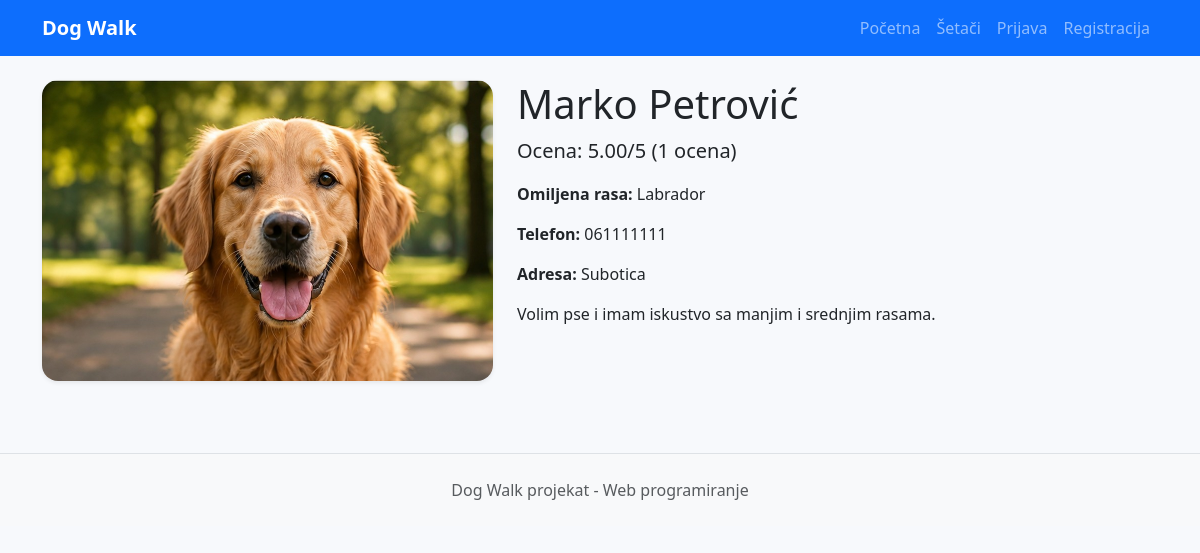
/walker.php?id=1, run on the app's committed database.
### tables this page shows
CREATE TABLE walkers (
    id INT AUTO_INCREMENT PRIMARY KEY,
    user_id INT NOT NULL UNIQUE,
    photo VARCHAR(255),
    description TEXT,
    favorite_breed VARCHAR(100),
    is_approved TINYINT(1) NOT NULL DEFAULT 0,
    is_available TINYINT(1) NOT NULL DEFAULT 1,
    contact_count INT NOT NULL DEFAULT 0,
    created_at TIMESTAMP DEFAULT CURRENT_TIMESTAMP,
    FOREIGN KEY (user_id) REFERENCES users(id) ON DELETE CASCADE
);

CREATE TABLE users (
    id INT AUTO_INCREMENT PRIMARY KEY,
    email VARCHAR(255) NOT NULL UNIQUE,
    password VARCHAR(255) NOT NULL,
    first_name VARCHAR(100) NOT NULL,
    last_name VARCHAR(100) NOT NULL,
    phone VARCHAR(50),
    address VARCHAR(255),
    role ENUM('user','walker','admin') NOT NULL DEFAULT 'user',
    is_active TINYINT(1) NOT NULL DEFAULT 0,
    is_blocked TINYINT(1) NOT NULL DEFAULT 0,
    activation_token VARCHAR(255),
    reset_token VARCHAR(255),
    reset_expires_at DATETIME,
    created_at TIMESTAMP DEFAULT CURRENT_TIMESTAMP
);

### includes/Database.php (called while the page is built, shortened)
<?php
class Database
{
    private static ?PDO $connection = null;
    public static function getConnection(): PDO
    {
        if (self::$connection === null) {
            $dsn = 'mysql:host=' . DB_HOST . ';dbname=' . DB_NAME . ';charset=utf8mb4';
            self::$connection = new PDO($dsn, DB_USER, DB_PASS, [
                PDO::ATTR_ERRMODE => PDO::ERRMODE_EXCEPTION,
                PDO::ATTR_DEFAULT_FETCH_MODE => PDO::FETCH_ASSOC,
            ]);
        }
        return self::$connection;
    }
}

### classes/Walker.php (called while the page is built, shortened)
<?php
require_once __DIR__ . '/../includes/Database.php';
require_once __DIR__ . '/../includes/functions.php';
class Walker
{
    private PDO $database;
    public function __construct()
    {
        $this->database = Database::getConnection();
    }
    public function getById(int $id): ?array
    {
        $statement = $this->database->prepare(
            'SELECT walkers.*, users.first_name, users.last_name, users.email, users.phone, users.address, users.is_active, users.is_blocked,
                    COALESCE(rating_stats.average_rating, 0) AS average_rating,
                    COALESCE(rating_stats.rating_count, 0) AS rating_count
             FROM walkers
             JOIN users ON users.id = walkers.user_id
             LEFT JOIN (
                SELECT walker_id, AVG(rating) AS average_rating, COUNT(id) AS rating_count
                FROM ratings
                GROUP BY walker_id
             ) AS rating_stats ON rating_stats.walker_id = walkers.id
             WHERE walkers.id = ?'
        );
        $statement->execute([$id]);
        $walker = $statement->fetch();
        return $walker ?: null;
    }
    public function getPublicById(int $id): ?array
    {
        $walker = $this->getById($id);
        return $walker;
    }
}

### includes/functions.php (called while the page is built, shortened)
<?php
function cleanInput(string $value): string
{
    return trim(htmlspecialchars($value, ENT_QUOTES, 'UTF-8'));
}

### walker.php (the view, shortened to what this page needs)
<?php
require_once __DIR__ . '/includes/header.php';
require_once __DIR__ . '/classes/Walker.php';
$walkerService = new Walker();
$walker = $walkerService->getPublicById((int) ($_GET['id'] ?? 0));
$photo = $walker['photo'] ? BASE_URL . '/uploads/walkers/' . cleanInput($walker['photo']) : BASE_URL . '/assets/img/default-dog.jpg';
?>
<div class="row g-4">
    <div class="col-lg-5"><img class="img-fluid rounded-4 shadow-sm walker-detail-image" src="<?= $photo ?>" alt="Dog walker"></div>
    <div class="col-lg-7">
        <h1><?= cleanInput($walker['first_name'] . ' ' . $walker['last_name']) ?></h1>
        <p class="lead">Ocena: <?= number_format((float) $walker['average_rating'], 2) ?>/5 (<?= (int) $walker['rating_count'] ?> ocena)</p>
        <p><strong>Omiljena rasa:</strong> <?= cleanInput($walker['favorite_breed'] ?: 'Nije navedeno') ?></p>
        <p><strong>Telefon:</strong> <?= cleanInput($walker['phone'] ?: 'Nije navedeno') ?></p>
        <p><strong>Adresa:</strong> <?= cleanInput($walker['address'] ?: 'Nije navedeno') ?></p>
        <p><?= nl2br(cleanInput($walker['description'] ?? '')) ?></p>
    </div>
</div>
<?php require_once __DIR__ . '/includes/footer.php'; ?>

### assets/css/style.css (style rules this page uses)
body { background: #f7f9fc; }
.walker-detail-image { width: 100%; max-height: 430px; object-fit: cover; }

### data on the page
walkers: user.last_name "Marko Petrović", favorite_breed "Labrador", user.phone "061111111", user.address "Subotica", description "Volim pse i imam iskustvo sa manjim i srednjim rasama."

### other printed values
$walker['average_rating'] "5.00"
$walker['rating_count'] "1"
